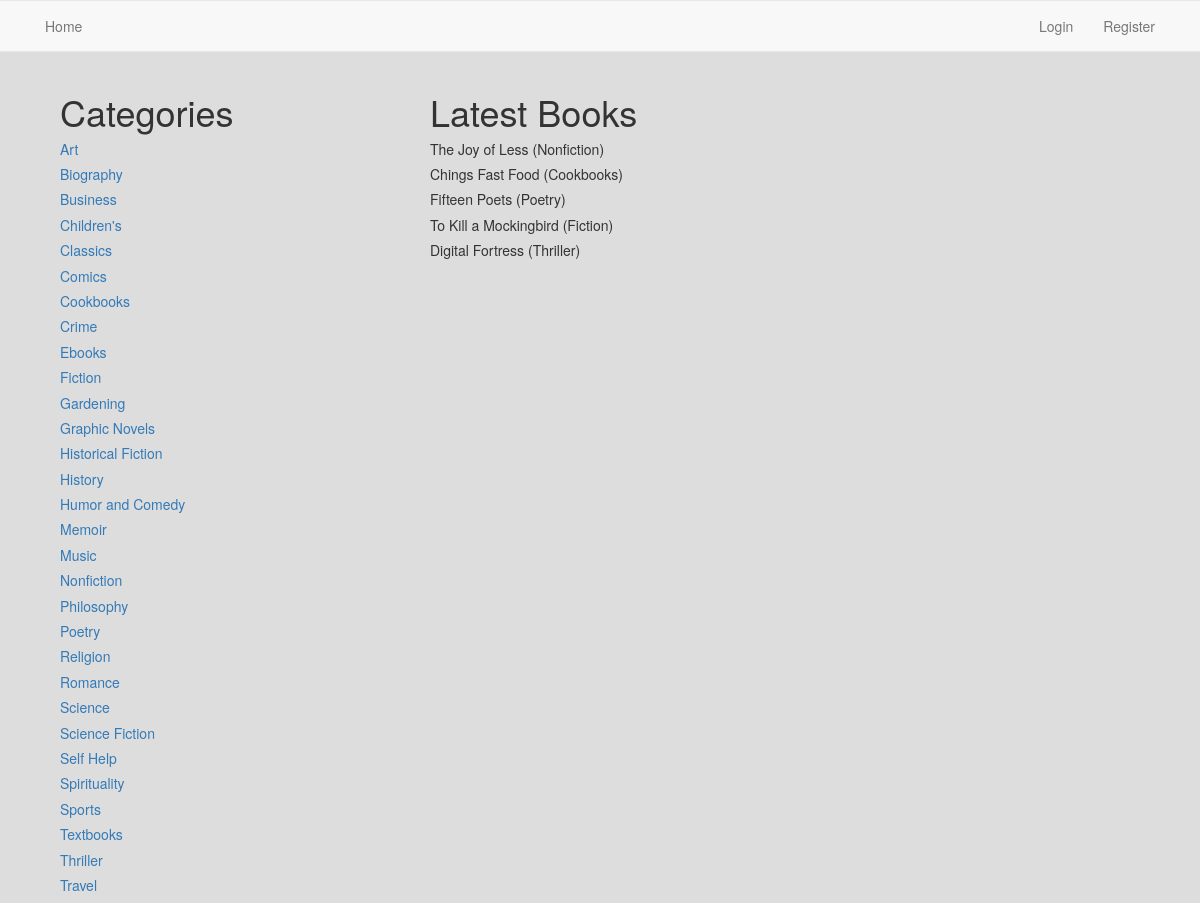
The page /library/ on the database as committed earlier.
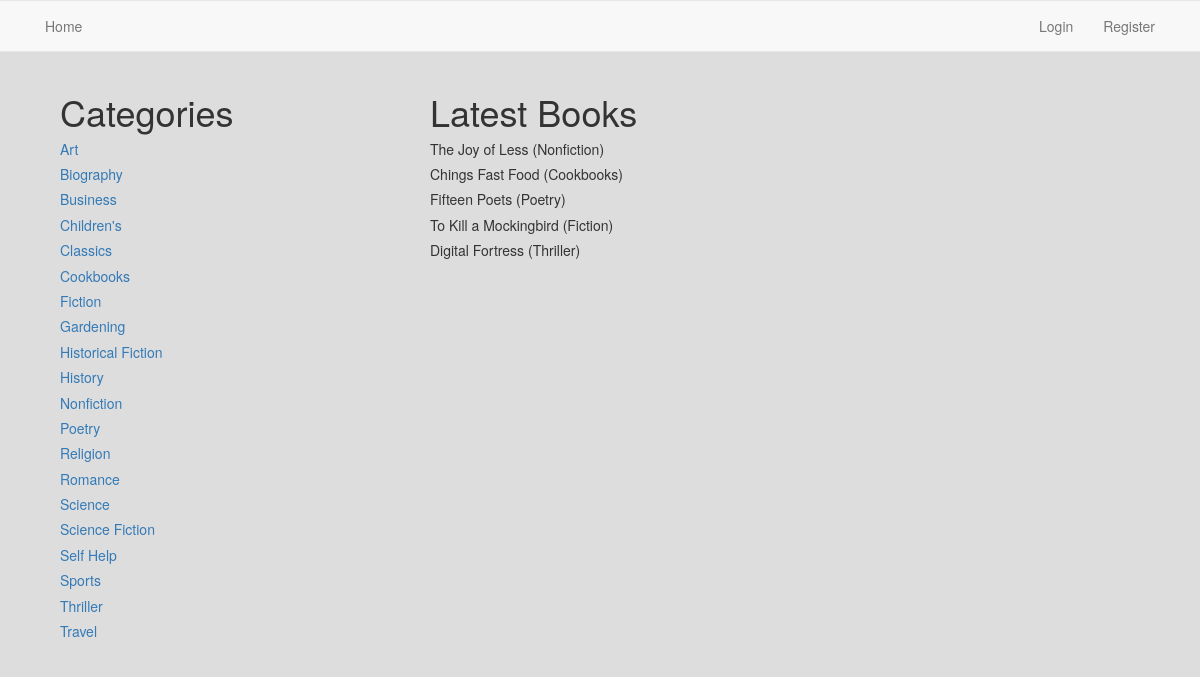
The same page on the database as committed later.
### setup_app_db.py (models this page shows, shortened)
class Category(Base):
    __tablename__ = 'categories'
    cat_id = Column(Integer, primary_key = True)
    cat_name = Column(Text, nullable = False)
    user_id = Column(Integer, ForeignKey('users.u_id'))
    user = relationship(User, backref='categories')

class Title(Base):
    __tablename__ = 'titles'
    t_id = Column(Integer, primary_key = True)
    t_name = Column(Text, nullable =False)
    author_name = Column(Text)
    description = Column(Text)
    category_id = Column(Integer, ForeignKey('categories.cat_id'))
    category = relationship(Category, backref=backref('titles', cascade='all, delete'))
    user_id = Column(Integer, ForeignKey('users.u_id'))
    user = relationship(User, backref='titles')

### app.py (the view)
@app.route('/')
@app.route('/library/')
def showLibrary():
	categories = session.query(Category).order_by(asc(Category.cat_name))
	titles = session.query(Title).order_by(desc(Title.t_id)).limit(5)
	return render_template('library.html', categories=categories, titles=titles)

### templates/library.html (shortened to what this page needs)
{% extends "content_col_1.html" %}
{% block pageContent %}
    <div class="col-md-12">
    	<div class="col-md-4">
        	<h1>Categories</h1>
                 {% for c in categories %}
                    <a href="{{url_for('showCategoryBooks', category_name = c.cat_name,)}}">
                    <h5>{{ c.cat_name }}</h5>
                 </a>
                 {% endfor %}
        </div>
<div class="col-md-4">
            <h1>Latest Books</h1>
            {% for t in titles  %}
                <h5>{{ t.t_name }} ({{ t.category.cat_name }})</h5>
            {% endfor %}
        </div>
    </div>
{% endblock %}

### templates/content_col_1.html (shortened to what this page needs)
{% extends "base.html" %}
{% block content %}
{% include 'navbar.html' %}
    <div class="container" id="outer-container">
        {% block pageContent %} {% endblock %}
    </div>
{% endblock %}

### templates/base.html (shortened to what this page needs)
<!DOCTYPE html>
<html lang="en">
<head>
    {% block styles %}
<link rel="stylesheet" href="https://maxcdn.bootstrapcdn.com/bootstrap/3.3.7/css/bootstrap.min.css">
    <link rel="stylesheet" href="{{ url_for('static', filename='css/main.css')}}">
    {% endblock %}
</head>
<body>
{% block content %}
{% endblock %}
</body>
</html>

### templates/navbar.html
<header class="row">
    <nav class="navbar navbar-default">
        <div class="container">
            <ul class="nav navbar-nav">
                <li><a href="/library/">Home</a></li>
            </ul>
            <ul class="nav navbar-nav pull-right">
                {% if not session['user'] %}
                    <li><a href="/login">Login</a></li>
                    <li><a href="/register">Register</a></li>
                {% else %}
                    <li><a href="/logout">Logout</a></li>
                {% endif %}
            </ul>
        </div>
    </nav>
</header>

### static/css/main.css (style rules this page uses)
body { background-color:#DDD; }

Rows that differ between the two databases and show on the page:
removed Category: cat_name "Comics"
removed Category: cat_name "Crime"
removed Category: cat_name "Ebooks"
removed Category: cat_name "Graphic Novels"
removed Category: cat_name "Humor and Comedy"
removed Category: cat_name "Memoir"
removed Category: cat_name "Music"
removed Category: cat_name "Philosophy"
removed Category: cat_name "Spirituality"
removed Category: cat_name "Textbooks"
